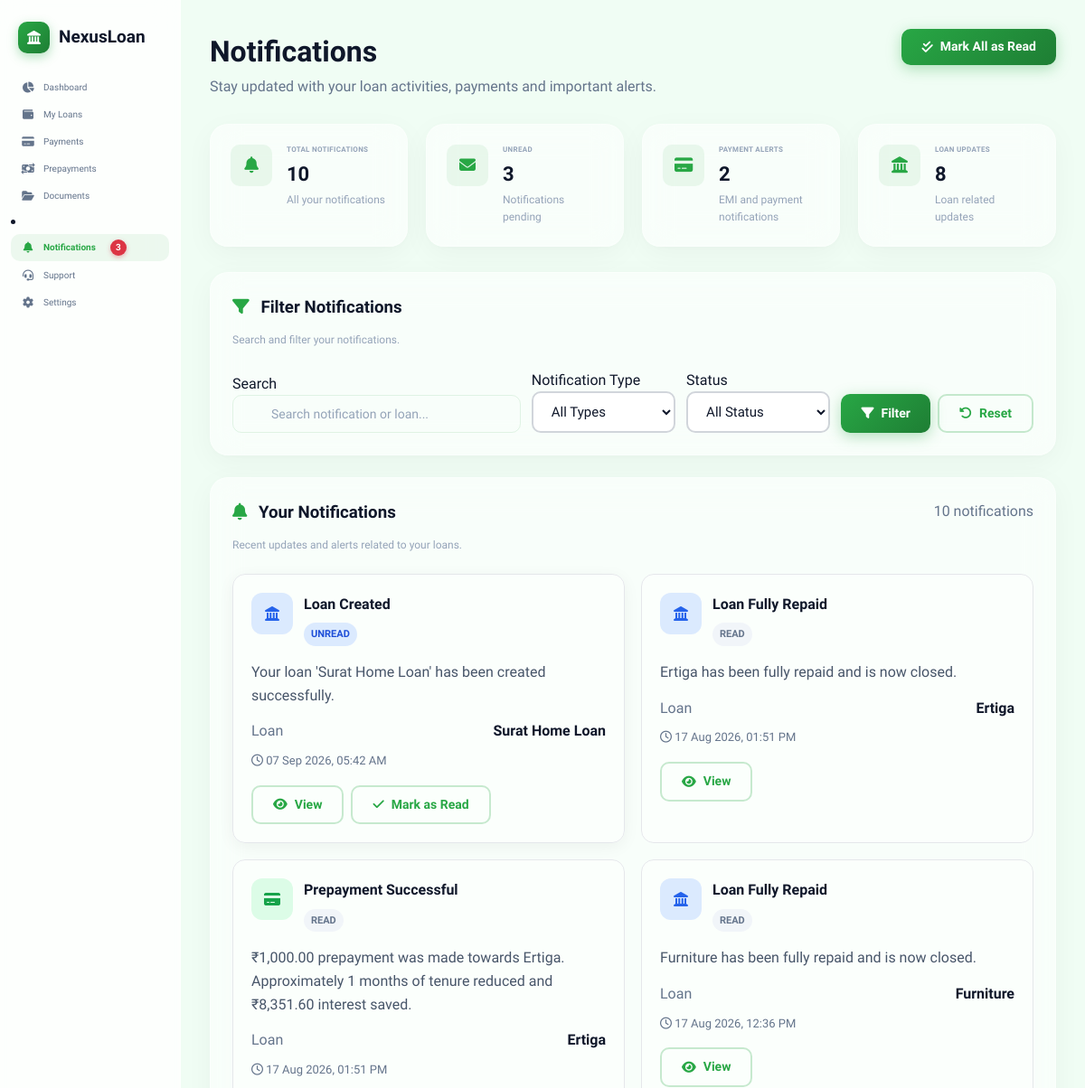
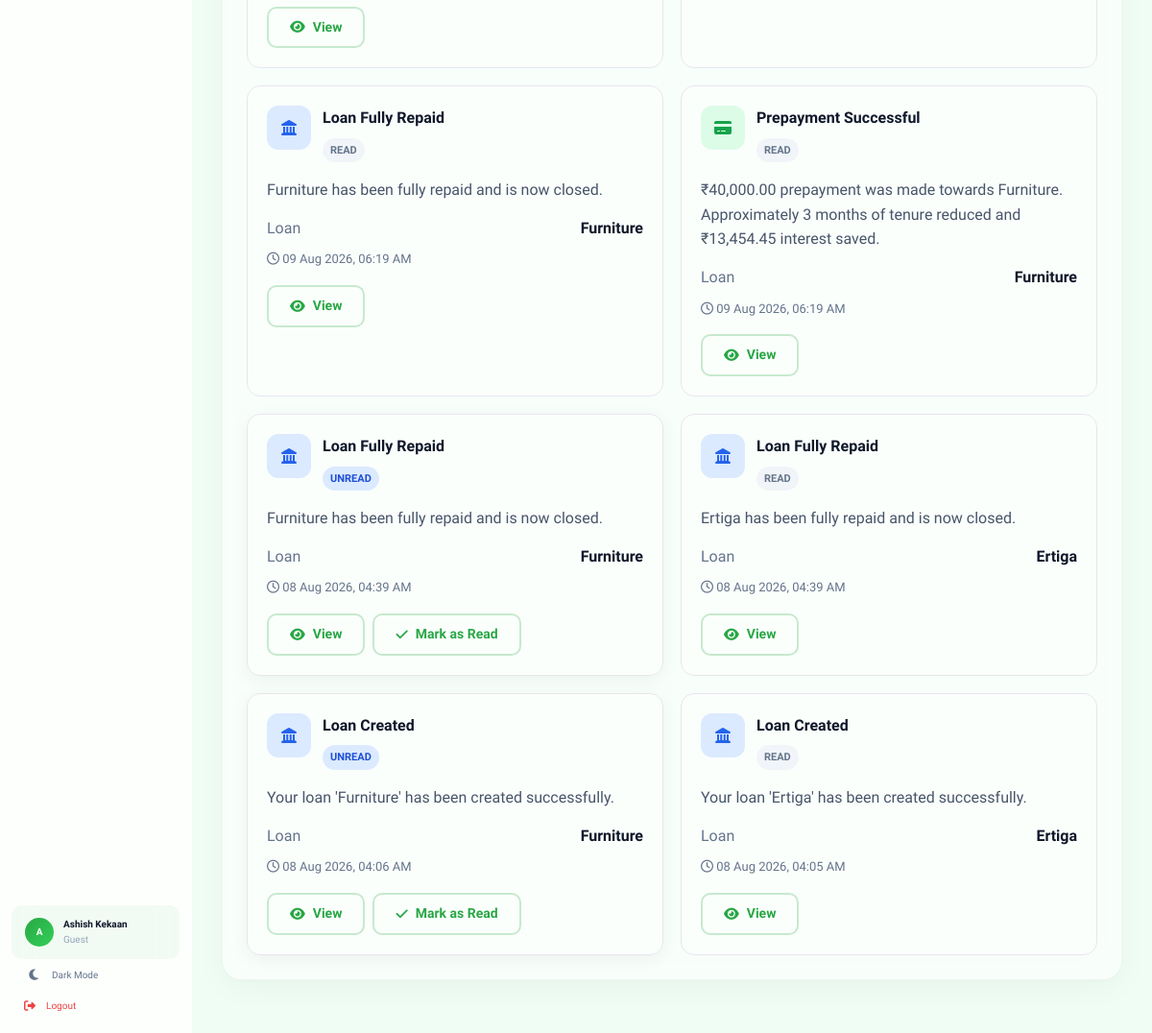
Page /notifications/ (signed in) on the earlier database version (2 pictures, top to bottom).
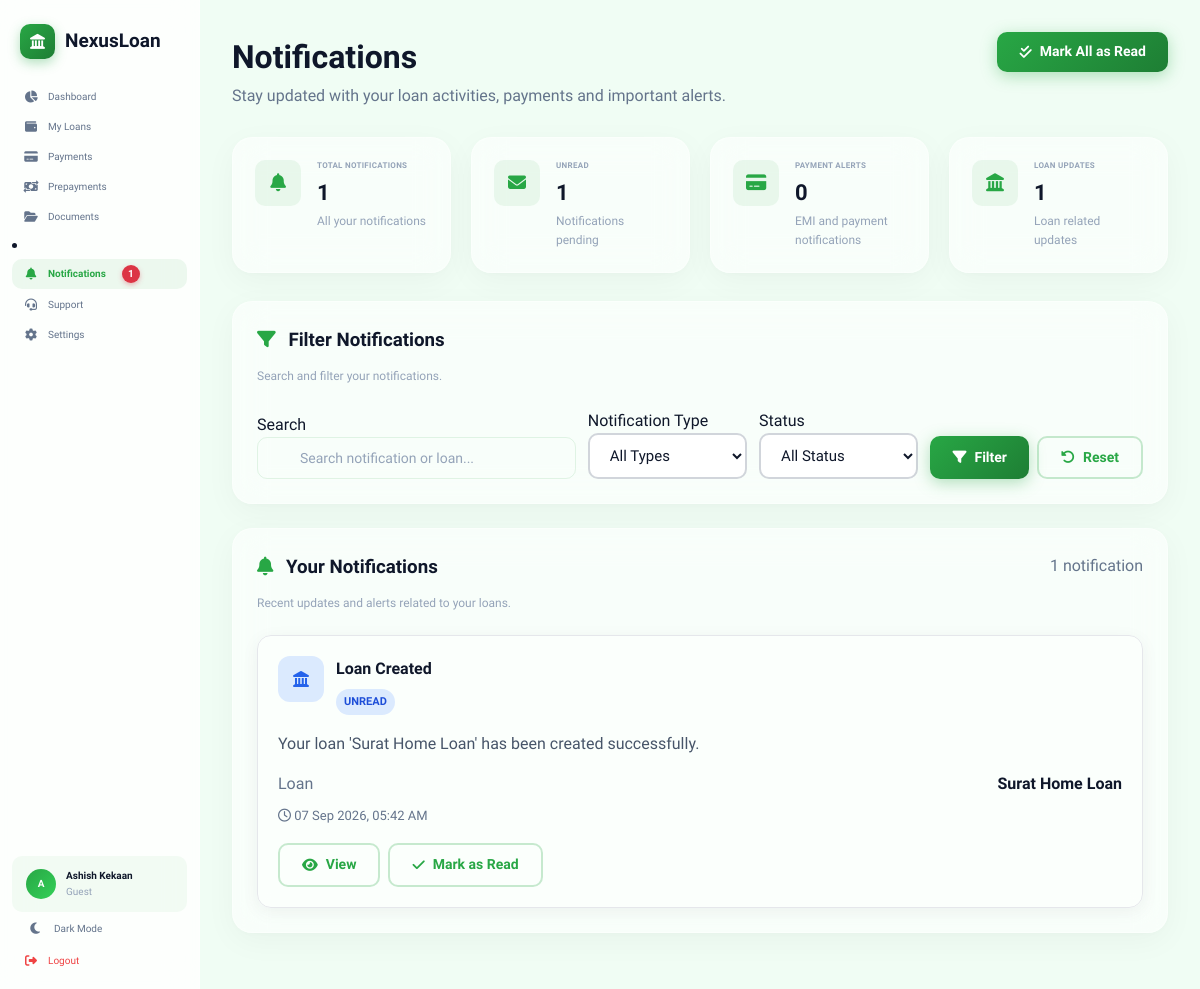
Same page on the later database version.
### loans/models.py (models this page shows, shortened)
class Notification(models.Model):
    TYPE_CHOICES = [
        ("loan", "Loan"),
        ("payment", "Payment"),
        ("document", "Document"),
        ("reminder", "Reminder"),
        ("system", "System"),
    ]
    user = models.ForeignKey(
        settings.AUTH_USER_MODEL, on_delete=models.CASCADE, related_name="notifications"
    )
    loan = models.ForeignKey(
        "loans.Loan",
        on_delete=models.CASCADE,
        related_name="notifications",
        null=True,
        blank=True,
    )
    title = models.CharField(max_length=255)
    message = models.TextField()
    notification_type = models.CharField(
        max_length=20, choices=TYPE_CHOICES, default="system"
    )
    is_read = models.BooleanField(default=False)
    created_at = models.DateTimeField(auto_now_add=True)
    class Meta:
        ordering = ["-created_at"]
        indexes = [
            models.Index(fields=["user", "is_read"]),
            models.Index(fields=["user", "notification_type"]),
            models.Index(fields=["created_at"]),
        ]

class Loan(models.Model):
    STATUS_CHOICES = [
        ("active", "Active"),
        ("closed", "Closed"),
        ("default", "Default"),
    ]
    LOAN_TYPE_CHOICES = [
        ("home", "Home Loan"),
        ("car", "Car Loan"),
        ("education", "Education Loan"),
        ("personal", "Personal Loan"),
        ("business", "Business Loan"),
        ("gold", "Gold Loan"),
        ("other", "Other"),
    ]
    EMI_FREQUENCY_CHOICES = [
        ("monthly", "Monthly"),
        ("quarterly", "Quarterly"),
        ("half_yearly", "Half Yearly"),
        ("yearly", "Yearly"),
    ]
    user = models.ForeignKey(
        settings.AUTH_USER_MODEL, on_delete=models.CASCADE, related_name="loans"
    )
    loan_name = models.CharField(max_length=200)
    loan_type = models.CharField(
        max_length=20, choices=LOAN_TYPE_CHOICES, default="home"
    )
    amount = models.DecimalField(max_digits=15, decimal_places=2)
    interest_rate = models.DecimalField(max_digits=5, decimal_places=2)
    tenure_years = models.PositiveIntegerField()
    emi = models.DecimalField(max_digits=15, decimal_places=2)
    start_date = models.DateField()
    first_emi_date = models.DateField(
        null=True,
        blank=True,
        help_text="Date on which first EMI will be deducted.",
    )
    emi_frequency = models.CharField(
        max_length=20, choices=EMI_FREQUENCY_CHOICES, default="monthly"
    )
    auto_debit = models.BooleanField(
        default=True, help_text="Automatically deduct EMI on due date."
    )
    status = models.CharField(max_length=20, choices=STATUS_CHOICES, default="active")
    closed_date = models.DateField(null=True, blank=True)
    remaining_balance = models.DecimalField(max_digits=15, decimal_places=2, default=0)
    total_interest_paid = models.DecimalField(
        max_digits=15, decimal_places=2, default=0
    )
    is_public = models.BooleanField(
        default=False, help_text="Make visible to lenders for investment"
    )
    funded_amount = models.DecimalField(max_digits=15, decimal_places=2, default=0)
    created_at = models.DateTimeField(auto_now_add=True)
    updated_at = models.DateTimeField(auto_now=True)
    class Meta:
        ordering = ["-created_at"]
        verbose_name = "Loan"
        verbose_name_plural = "Loans"

### loans/views.py (the view, shortened to what this page needs)
# urls.py: path("notifications/", notifications_dashboard, name="notifications_dashboard"),
@login_required
def notifications_dashboard(request):
    is_admin = request.user.is_staff or request.user.is_superuser
    if is_admin:
        notifications = (
            Notification.objects.select_related("user", "loan")
            .all()
            .order_by("-created_at")
        )
        all_notifications = Notification.objects.all()
    else:
        notifications = (
            Notification.objects.filter(user=request.user)
            .select_related("loan")
            .order_by("-created_at")
        )
        all_notifications = Notification.objects.filter(user=request.user)
    search = request.GET.get("search", "").strip()
    notification_type = request.GET.get("type", "").strip()
    status = request.GET.get("status", "").strip()
    if notification_type:
        notifications = notifications.filter(notification_type=notification_type)
    if status == "read":
        notifications = notifications.filter(is_read=True)
    elif status == "unread":
        notifications = notifications.filter(is_read=False)
    total_notifications = all_notifications.count()
    unread_count = all_notifications.filter(is_read=False).count()
    payment_alerts = all_notifications.filter(notification_type="payment").count()
    loan_updates = all_notifications.filter(notification_type="loan").count()
    if is_admin:
        notified_users = all_notifications.values("user_id").distinct().count()
    else:
        notified_users = 1
    paginator = Paginator(notifications, 12)
    page_number = request.GET.get("page")
    page_obj = paginator.get_page(page_number)
    context = {
        "page_title": "Notifications",
        "notifications": page_obj.object_list,
        "page_obj": page_obj,
        "total_notifications": total_notifications,
        "unread_count": unread_count,
        "payment_alerts": payment_alerts,
        "loan_updates": loan_updates,
        "notified_users": notified_users,
        "search": search,
        "selected_type": notification_type,
        "selected_status": status,
        "notification_types": Notification.TYPE_CHOICES,
        "has_notifications": total_notifications > 0,
        "is_admin": is_admin,
    }
    return render(request, "loans/notifications_dashboard.html", context)

### loan_manager/context_processors.py (called while the page is built)
def loan_notifications(request):
    if not request.user.is_authenticated:
        return {
            "header_notifications": [],
            "header_unread_notifications": 0,
        }
    if request.user.is_staff:
        notifications = Notification.objects.select_related("loan", "user").order_by(
            "-created_at"
        )[:5]
        unread_count = Notification.objects.filter(is_read=False).count()
    else:
        notifications = (
            Notification.objects.filter(user=request.user)
            .select_related("loan")
            .order_by("-created_at")[:5]
        )
        unread_count = Notification.objects.filter(
            user=request.user, is_read=False
        ).count()
    return {
        "header_notifications": notifications,
        "header_unread_notifications": unread_count,
        "is_admin": request.user.is_staff,
    }

### templates/loans/notifications_dashboard.html (shortened to what the changed rows need)
{% extends 'app_layout.html' %}
{% load static %}
{% block app_content %}
<div class="page-header">
    <div>
        <h1>
            {% if is_admin %}
                Notification Management
            {% else %}
                Notifications
            {% endif %}
        </h1>
    </div>
</div>
<div class="summary-grid">
    <div class="summary-card glass-card">
        <div class="sc-info">
            <span class="sc-label">Total Notifications</span>
            <span class="sc-value">{{ total_notifications }}</span>
            <span class="sc-sub">
                {% if is_admin %}Across all users{% else %}All your notifications{% endif %}
            </span>
        </div>
    </div>
    <div class="summary-card glass-card">
        <div class="sc-info">
            <span class="sc-label">Unread</span>
            <span class="sc-value">{{ unread_count }}</span>
            <span class="sc-sub">Notifications pending</span>
        </div>
    </div>
    <div class="summary-card glass-card">
        <div class="sc-info">
            <span class="sc-label">Payment Alerts</span>
            <span class="sc-value">{{ payment_alerts }}</span>
            <span class="sc-sub">EMI and payment notifications</span>
        </div>
    </div>
    <div class="summary-card glass-card">
        <div class="sc-info">
            <span class="sc-label">Loan Updates</span>
            <span class="sc-value">{{ loan_updates }}</span>
            <span class="sc-sub">Loan related updates</span>
        </div>
    </div>
</div>
{% if notifications %}
    <div class="glass-card notifications-card">
        <div class="notifications-header">
            <div>
                <h3>
                    <i class="fas fa-bell"></i>
                    {% if is_admin %}All Notifications{% else %}Your Notifications{% endif %}
                </h3>
                <span class="sc-sub">
                    {% if is_admin %}
                        Recent notifications generated across the platform.
                    {% else %}
                        Recent updates and alerts related to your loans.
                    {% endif %}
                </span>
            </div>
            <span class="text-muted">
                {{ page_obj.paginator.count }}
                notification{{ page_obj.paginator.count|pluralize }}
            </span>
        </div>
        <div class="notification-grid">
            {% for notification in notifications %}
                {% if notification.notification_type == "loan" %}
                    {% with icon="fa-landmark" icon_bg="#dbeafe" icon_color="#2563eb" %}
                        <div class="notification-item {% if not notification.is_read %}notification-unread{% endif %}">
                            <div class="notification-top">
                                <div class="notification-icon" style="background:{{ icon_bg }};color:{{ icon_color }};">
                                    <i class="fas {{ icon }}"></i>
                                </div>
                                <div class="notification-heading">
                                    <h4>{{ notification.title }}</h4>
                                    <span class="notification-status {% if not notification.is_read %}status-unread{% else %}status-read{% endif %}">
                                        {% if not notification.is_read %}UNREAD{% else %}READ{% endif %}
                                    </span>
                                </div>
                            </div>
                            <p class="notification-message">{{ notification.message }}</p>
                            {% if notification.loan %}
                                <div class="notification-meta-row">
                                    <span class="text-muted">Loan</span>
                                    <strong>{{ notification.loan.loan_name }}</strong>
                                </div>
                            {% endif %}
                            <div class="notification-time">
                                <i class="far fa-clock"></i>
                                {{ notification.created_at|date:"d M Y, h:i A" }}
                            </div>
                            <div class="notification-actions">
                                {% if notification.loan %}
                                    <a href="{% url 'loan_detail' notification.loan.pk %}" class="btn btn-outline btn-sm">
                                        <i class="fas fa-eye"></i>
                                        View
                                    </a>
                                {% endif %}
                                {% if not notification.is_read %}
                                    <form method="post" action="{% url 'mark_notification_read' notification.id %}">
                                        <button type="submit" class="btn btn-outline btn-sm">
                                            <i class="fas fa-check"></i>
                                            Mark as Read
                                        </button>
                                    </form>
                                {% endif %}
                            </div>
                        </div>
                    {% endwith %}
                {% elif notification.notification_type == "payment" %}
                    {% with icon="fa-credit-card" icon_bg="#dcfce7" icon_color="#16a34a" %}
                        <div class="notification-item {% if not notification.is_read %}notification-unread{% endif %}">
                            <div class="notification-top">
                                <div class="notification-icon" style="background:{{ icon_bg }};color:{{ icon_color }};">
                                    <i class="fas {{ icon }}"></i>
                                </div>
                                <div class="notification-heading">
                                    <h4>{{ notification.title }}</h4>
                                    <span class="notification-status {% if not notification.is_read %}status-unread{% else %}status-read{% endif %}">
                                        {% if not notification.is_read %}UNREAD{% else %}READ{% endif %}
                                    </span>
                                </div>
                            </div>
                            <p class="notification-message">{{ notification.message }}</p>
                            {% if notification.loan %}
                                <div class="notification-meta-row">
                                    <span class="text-muted">Loan</span>
                                    <strong>{{ notification.loan.loan_name }}</strong>
                                </div>
                            {% endif %}
                            <div class="notification-time">
                                <i class="far fa-clock"></i>
                                {{ notification.created_at|date:"d M Y, h:i A" }}
                            </div>
                            <div class="notification-actions">
                                {% if notification.loan %}
                                    <a href="{% url 'loan_detail' notification.loan.pk %}" class="btn btn-outline btn-sm">
                                        <i class="fas fa-eye"></i>
                                        View
                                    </a>
                                {% endif %}
                            </div>
                        </div>
                    {% endwith %}
                {% endif %}
            {% endfor %}
        </div>
    </div>
{% endif %}
{% endblock %}

### templates/app_layout.html (shortened to what the changed rows need)
{% extends 'base.html' %}
{% load static %}
{% block content %}
<div class="app-layout">
    <aside class="sidebar" id="sidebar">
        <nav class="sidebar-nav">
            {% if not request.user.is_staff %}
                <li>
                    <a href="{% url 'notifications_dashboard' %}" class="nav-item {% if request.resolver_match.url_name == 'notifications_dashboard' %}active{% endif %}">
                        <i class="fas fa-bell"></i>
                        <span>Notifications</span>
                        {% if header_unread_notifications > 0 %}
                            <span class="notification-badge">{{ header_unread_notifications }}</span>
                        {% endif %}
                    </a>
                </li>
            {% endif %}
        </nav>
    </aside>
    <main class="main-content">
        {% block app_content %}{% endblock %}
    </main>
</div>
{% endblock %}

Differences in the rows shown:
removed Notification: title "Loan Fully Repaid", is_read "READ", message "Ertiga has been fully repaid and is now closed.", loan.loan_name "Ertiga", created_at "17 Aug 2026, 01:51 PM", shows "View"
removed Notification: title "Prepayment Successful", is_read "READ", message "₹1,000.00 prepayment was made towards Ertiga. Approximately 1 months of tenure reduced and ₹8,351.60 interest saved.", loan.loan_name "Ertiga", created_at "17 Aug 2026, 01:51 PM", shows "View"
removed Notification: title "Loan Fully Repaid", is_read "READ", message "Furniture has been fully repaid and is now closed.", loan.loan_name "Furniture", created_at "17 Aug 2026, 12:36 PM", shows "View"
removed Notification: title "Loan Fully Repaid", is_read "READ", message "Furniture has been fully repaid and is now closed.", loan.loan_name "Furniture", created_at "09 Aug 2026, 06:19 AM", shows "View"
removed Notification: title "Prepayment Successful", is_read "READ", message "₹40,000.00 prepayment was made towards Furniture. Approximately 3 months of tenure reduced and ₹13,454.45 interest saved.", loan.loan_name "Furniture", created_at "09 Aug 2026, 06:19 AM", shows "View"
removed Notification: title "Loan Fully Repaid", is_read "UNREAD", message "Furniture has been fully repaid and is now closed.", loan.loan_name "Furniture", created_at "08 Aug 2026, 04:39 AM", shows "View"
removed Notification: title "Loan Fully Repaid", is_read "READ", message "Ertiga has been fully repaid and is now closed.", loan.loan_name "Ertiga", created_at "08 Aug 2026, 04:39 AM", shows "View"
removed Notification: title "Loan Created", is_read "UNREAD", message "Your loan 'Furniture' has been created successfully.", loan.loan_name "Furniture", created_at "08 Aug 2026, 04:06 AM", shows "View"
removed Notification: title "Loan Created", is_read "READ", message "Your loan 'Ertiga' has been created successfully.", loan.loan_name "Ertiga", created_at "08 Aug 2026, 04:05 AM", shows "View"
Other differences:
{{ header_unread_notifications }}: "3" → "1"
{{ total_notifications }}: "10" → "1"
{{ unread_count }}: "3" → "1"
{{ payment_alerts }}: "2" → "0"
{{ loan_updates }}: "8" → "1"
{{ page_obj.paginator.count }}: "10" → "1"
